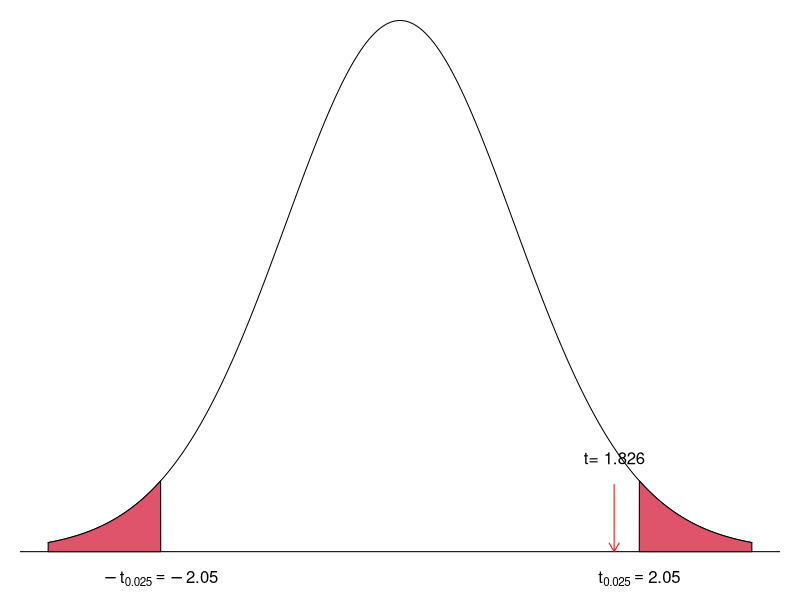
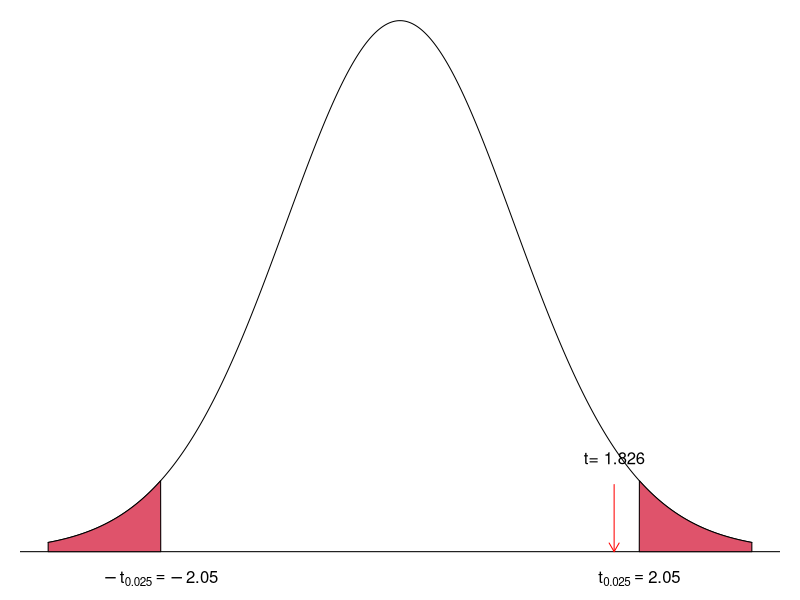
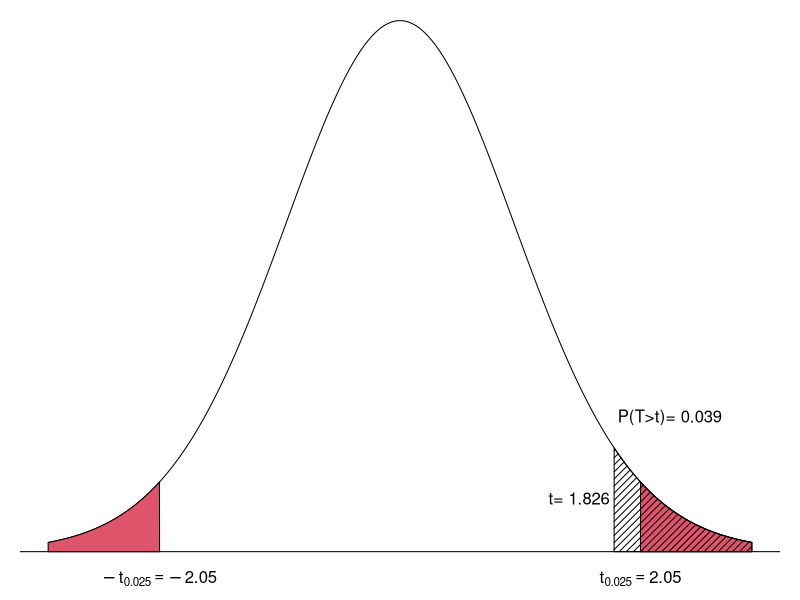

Write the R code that produced these figures, in order.
# ---- 1. Z-value ----

mean_15 = 120
mean_20 = 125
sd_20   = 15
N       = 30
z_value = (125 - 120) / (15 / sqrt(N))

# ---- 2. Z-distribution ----

qt(0.025, df = N-1) # 유의수준 0.05 양측검정
par(mar=c(0,1,1,1))

x <- seq(-3, 3, by=0.001)
y <- dt(x, df=N)
plot(x, y, type="l", axes=F, ylim=c(-0.02, 0.38),
     main="", xlab="t", ylab="")
abline(h=0)
alpha <- 0.05
upper_lim <- round(qt(1-(alpha/2), df=N), 2)
lower_lim <- -upper_lim
polygon(c(-3, x[x<lower_lim], lower_lim), c(0, y[x<lower_lim], 0), col=2)
polygon(c(upper_lim, x[x>upper_lim], 3), c(0, y[x>upper_lim], 0), col=2)

arrows(z_value, 0.05, z_value, 0, length=0.1, col = "red")
text(z_value, 0.07, paste("t=", round(z_value, 3)))

text(lower_lim, -0.02, expression(-t[0.025]==-2.05))
text(upper_lim, -0.02, expression(t[0.025]==2.05))

# ---- 3. Z-value Location ----

x <- seq(-3, 3, by=0.001)
y <- dt(x, df=N-1)
plot(x, y, type="l", axes=F, ylim=c(-0.02, 0.38),
     main="", xlab="t", ylab="")
abline(h=0)
alpha <- 0.05
upper_lim <- round(qt(1-(alpha/2), df=N), 2)
lower_lim <- -upper_lim
polygon(c(-3, x[x<lower_lim], lower_lim), c(0, y[x<lower_lim], 0), col=2)
polygon(c(upper_lim, x[x>upper_lim], 3), c(0, y[x>upper_lim], 0), col=2)

arrows(z_value, 0.05, z_value, 0, length=0.1, col = "red")
text(z_value, 0.07, paste("t=", round(z_value, 3)))

text(lower_lim, -0.02, expression(-t[0.025]==-2.05))
text(upper_lim, -0.02, expression(t[0.025]==2.05))

# ---- 4. P-value ----

par(mar=c(0,1,1,1))

x <- seq(-3, 3, by=0.001)
y <- dt(x, df=N-1)
plot(x, y, type="l", axes=F, ylim=c(-0.02, 0.38),
     main="", xlab="t", ylab="")
abline(h=0)
alpha <- 0.05
upper_lim <- round(qt(1-(alpha/2), df=N-1), 2)
lower_lim <- -upper_lim
polygon(c(-3, x[x<lower_lim], lower_lim), c(0, y[x<lower_lim], 0), col=2)
polygon(c(upper_lim, x[x>upper_lim], 3), c(0, y[x>upper_lim], 0), col=2)
text(lower_lim, -0.02, expression(-t[0.025]==-2.05))
text(upper_lim, -0.02, expression(t[0.025]==2.05))

p.value <- 1 - pt(z_value, df=N-1)
polygon(c(z_value, x[x>z_value], 3), c(0, y[x>z_value], 0),
        density=20, angle=45)
text(z_value-0.3, 0.04, paste("t=", round(z_value, 3)))
text(2.3, 0.1, paste("P(T>t)=",round(p.value, 3)))

# 유의확률 해석
# 양쪽 검증 실 시, 유의 확률은 0.5
# 그러나 통상 절반의 값만 나오기 때문에 a * 2를 하거나 유의확률을 절반으로 나눠서 구함

# 최종 분석 해석
# 질문: Q. 2020년 만 7세 여자 어린이의 평균 키는 2015년과 다른가요?
# 결론: 2020년 만 7세 여자 어린이의 평균 키는 유의수준 0.05 수준에서 2015년 평균 키와 다르지 않다는 귀무가설을 기각할 수 없다. 즉, 2020년 만 7세 여자 어린이의 평균 키는 2015년과 동일한 120cm로 봐야 한다. 

